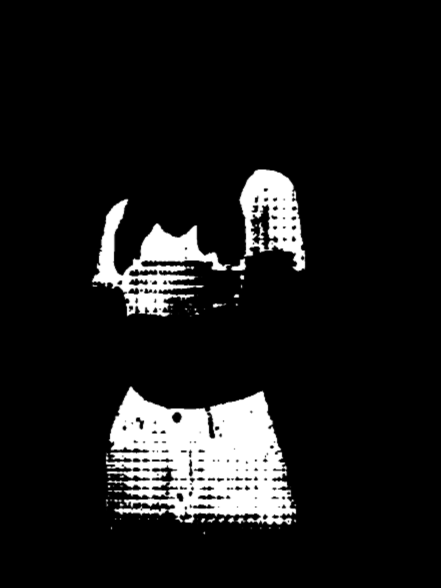
#> input picture test_mask.png, 881 x 1176 px (shown at 1/2 size)
$ python -i cvton_postprocess.py   (imports and definitions only)
#> lines starting #> are read from the running program, lines starting #| are printed output that depends on the picture; after the words box and inside, x2 and y2 are one past the last pixel; in counts of white or black regions, pixels touching at a corner belong together
### pauls_utils.py
import os
import glob
import math
import numpy as np
import tkinter as tk
from tkinter.filedialog import askopenfilename
import traceback

# Calculate distance between two points - good 'ol Pythagoras
# [21 lines left out: functions calcDistance, checkAndCreateDirectory, not called in this run]

# Check that required directories exist
def checkDirectory(path):
    return os.path.exists(path) and os.path.isdir(path)

# Delete files and sub-directories from a directory, then delete that directory
# [7 lines left out: function deleteDirectoryContents, not called in this run]

# Check that tow objects are valid dictionaries and that their keys match
def doDictKeysMatch(dict1, dict2):
    return isValidDict(dict1) and isValidDict(dict2) and dict1.keys() == dict2.keys()

# Check that tow objects are valid dictionaries and that their keys match
def doListsMatch(list1, list2):
    return isValidList(list1) and isValidList(list2) and list1 == list2

# Dump stacktrace after an exception
# [5 lines left out: function dumpException, not called in this run]

# Simple function to print elements of a list
def dumpFileList(file_list):
    for i, file in enumerate(file_list):
        print(f"{i}. {file}")

# Order a list of points by their distance from another point - closest first
# [39 lines left out: functions getClosestToPointList, getFileTitle, getSafeDictKey, getDirectoryByDialog, not called in this run]

# Get all files in a directory with extensions matching a filter list
def getFilesInDirectory(root, filters):
#> further down, picture is the input picture: shape (1176, 881, 3); min 0, max 255, mean 24.9
    file_list = []
    for ext in filters:
        pattern = f"{root}/*.{ext}"
        file_list.extend(glob.glob(pattern))
    return file_list

# Order a list of points by their distance from another point - closest last
# [59 lines left out: functions getFurthestToPointList, getImageFileByDialog, getKeysContainingSubstring, getMatchingFileList, getVector, not called in this run]

def getVectorDotProduct(v1, v2):
    result = v1[0]*v2[0] + v1[1]*v2[1]
    return result

# [23 lines left out: functions isValidDict, isValidList, isValidNpArray, not called in this run]

### cvton_postprocess.py
# Postprocessing script to extract masks and mask metrics from an image generated by Densepose
# Version 0.2 : Dr Paul Goodman, NICD, Newcastle University, 04/02/2024

## IMPORT NECESSARY LIBRARIES
########################################################################################

import os
import json
import skimage as ski
import cv2
import numpy as np
import matplotlib.pyplot as plt
from scipy.ndimage import binary_dilation
import cvton_colour_groupings as ccg
import pauls_utils as pu
import skeleton_functions as skel

## Custom exception class
class ScriptException(Exception):
    pass

## FUNCTION DEFS - Probably should be in a separate script...
########################################################################################

# Adds a buffer around a binary mask area of 'buffer_size' pixels
def addBufferToMask(mask, buffer_size=5):
    buffered_mask = binary_dilation(mask, iterations=buffer_size)
    return buffered_mask

# Counts the number of masked pixel blocks in an image
# [11 lines left out: functions countImageBlocks, countMaskBlocks, not called in this run]

def doPreprocessImage(image, show_image=False):
    #Get all non white pixels in the image.
#> called with show_image = False
    gray_image = ski.color.rgb2gray(image)
    binary_mask = gray_image > 0
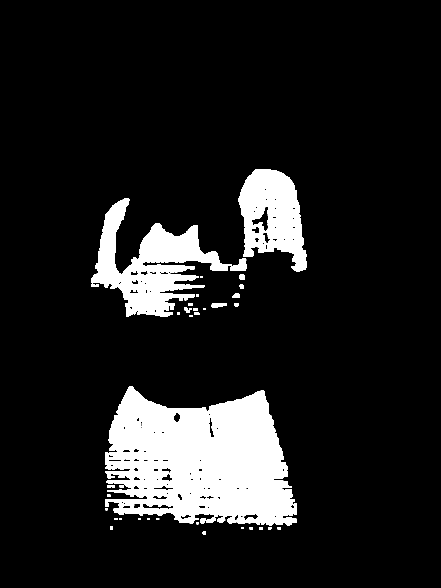
#> binary_mask: shape (1176, 881) bool (shown at 1/2 size); 11.7% white; 42 white regions (8 under 20 px)
    label_image = ski.measure.label(binary_mask)
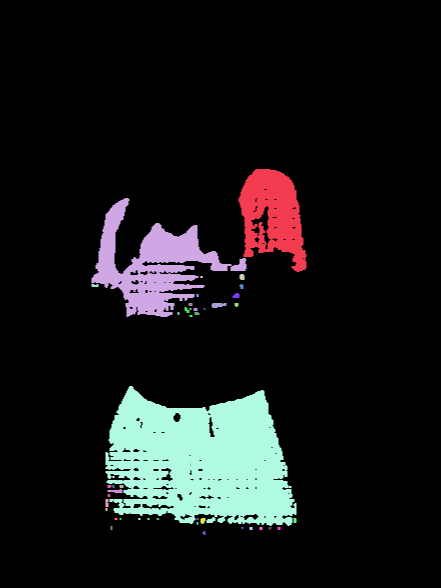
#> label_image: shape (1176, 881) int32 (shown at 1/2 size); 43 distinct labels, from 0 to 42; one colour per label, 0 black
    regions = ski.measure.regionprops(label_image)
#> regions = 42 regions; largest, box (x1, y1, x2, y2) and area: (211, 772, 593, 1052) 75856, (183, 396, 493, 634) 26381, (477, 338, 613, 544) 17297, (423, 606, 453, 616) 235, (215, 978, 245, 986) 160
    mask = np.zeros_like(gray_image, dtype=bool)
    areas = [region.area for region in regions]
#> areas = 42 values, max 75856 at index 17, min 16 at index 13, mean 2892.6

    # Sort by descending area, get sorted indices, resort results by indices
    sorted_idxs = sorted(range(len(areas)), key=lambda k: areas[k], reverse=True)
#> sorted_idxs = 42 values, max 41 at index 19, min 0 at index 2, mean 20.5

    # Get largest area
    mask |= label_image == regions[sorted_idxs[0]].label
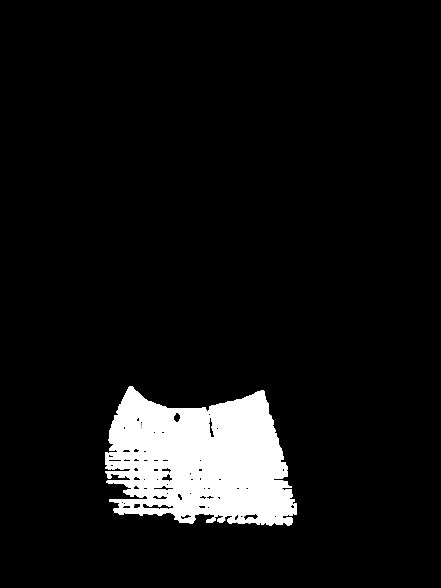
#> mask: shape (1176, 881) bool (shown at 1/2 size); 7.3% white; 1 white region, box (x1, y1, x2, y2) and area: (211, 772, 593, 1052) 75856

    # Retain image pixels within mask
    masked_image = image.copy()
    masked_image[~mask] = 0
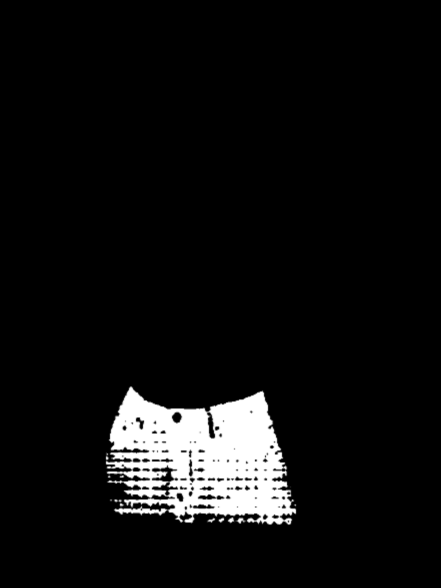
#> masked_image: shape (1176, 881, 3) (shown at 1/2 size); 4.4% of pixels changed, all inside (x1, y1, x2, y2) = (183, 338, 613, 1070)

    if (show_image==True):
        _, axs = plt.subplots(1, 2, figsize=(10, 5))
        axs[0].imshow(image)
        axs[0].set_title('Original Image')
        axs[1].imshow(masked_image)
        axs[1].set_title('Masked Image')
        plt.show()

    return masked_image

# Creates a mask based on a single, specified colour
def getBinaryMask(image, colour):
    mask = np.all(image == colour, axis=-1)
    return mask, colour

# Creates a mask based on tolerance to a certain colour in linear space
# [254 lines left out: functions getBinaryMaskWithTolerance, getGroupMask, getHeadPoint, getMaskSortedAndClippedRegionList, getMaskMeasureData, getMaskObjectOrientedBoundingBoxes and 9 more, not called in this run]

######################################################################################

# Setup image processing variables
image_path       = os.path.join(os.getcwd(), "results_cvton") # Base input path for images
output_path      = os.path.join(os.getcwd(), "results_cvton_dump") # Base output path for results
image_extensions = ['jpg','png'] # Allowed image extensions
input_mode       = "CVTON" # This sets the colours that define the masks - see 'DenseposeGroupingColours.py'
input_colours    = ccg.input_mode_dict[input_mode]

# 'I'  = Interactive, select input and output directories by dialog, single file, don't show results
# 'IS' = Interactive, select input and output directories by dialog, single file, show results
# 'ID' = Interactive, select input and output directories by dialog, and process all images in the input directory,
# 'D'  = Non-interactive, Process all images in 'image_path', with output going to 'output_path'
file_mode        = "D"

grouping_mode    = "RAW" # This sets how densepose 'fine' classifications are aggregated - see 'DenseposeGroupingColours.py'
grouping         = ccg.group_mode_dict[grouping_mode]
skeleton         = ccg.skeleton_mode_dict[grouping_mode]
mask_buffer      = 1 # The size of the buffer to put around masks in pixels
rescale_results  = True # Whether or not image metrics should be normalised
test_rescale     = False # Dump a reconstruction of rescaled results dictionary for debugging
test_control_pts = False # Generate some test control points on a skeleton
show_results     = True # Show the results of mask area, centroid and AABB peocessing
show_skeleton    = True # Show the results of OOBB and skeleton processing

max_parts        = 2 # How many region blocks per body part to process
area_threshold   = 0.25 # Blocks less than this area of the image as a percentage will be removed from processing
area_ratio       = 10 # Areas less than this ratio of the largest area will be removed from processing

# Get the image(s) we want to process
if file_mode=="IS" or file_mode=="I":
    image_list  = [pu.getImageFileByDialog()]
    if len(image_list) > 0:
        output_path = pu.getDirectoryByDialog("Select Output Directory:")
elif file_mode=="ID":
    image_path = pu.getDirectoryByDialog("Select Image Directory:")
    image_list = pu.getFilesInDirectory(image_path, image_extensions)
    if len(image_list) > 0:
        output_path = pu.getDirectoryByDialog("Select Output Directory:")
else:
    image_list = pu.getFilesInDirectory(image_path, image_extensions)

# [187 lines not run here, left out]


>>> import cv2
>>> picture = cv2.cvtColor(cv2.imread('test_mask.png'), cv2.COLOR_BGR2RGB)
>>> result = doPreprocessImage(picture)
